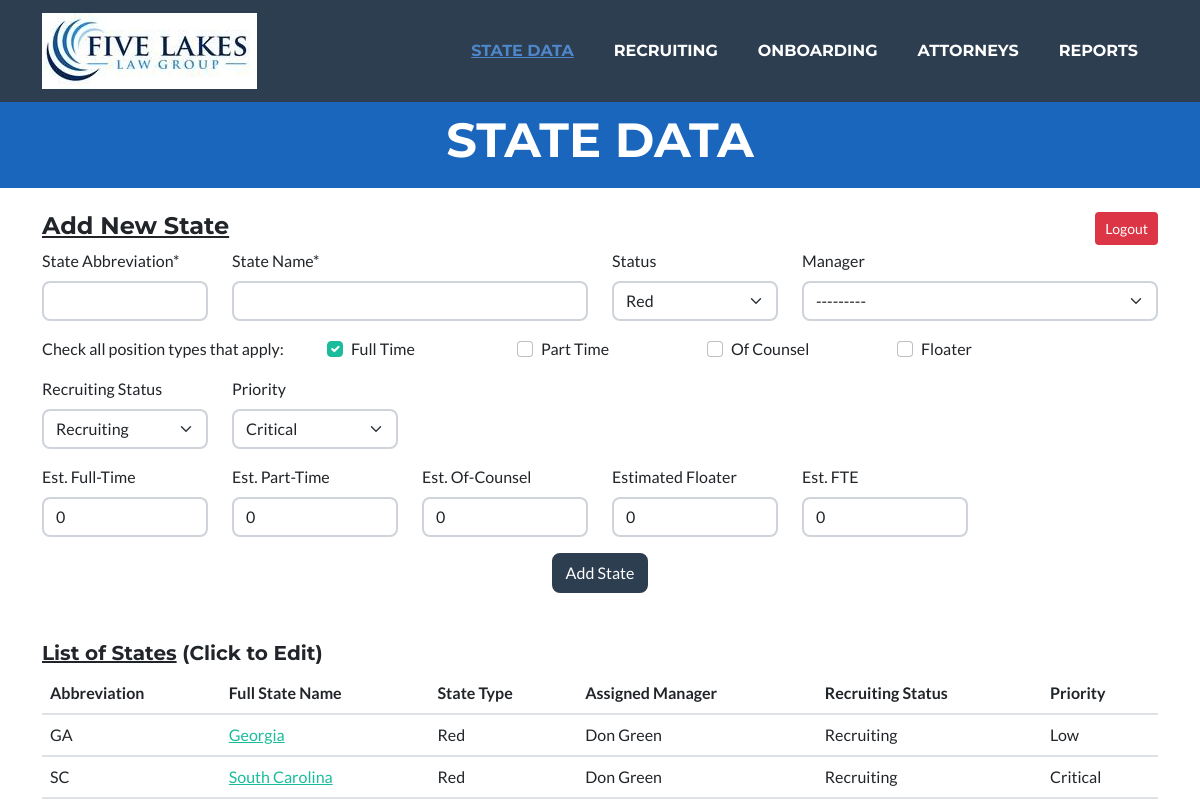
Page /states/add_states (signed in) on the earlier database version.
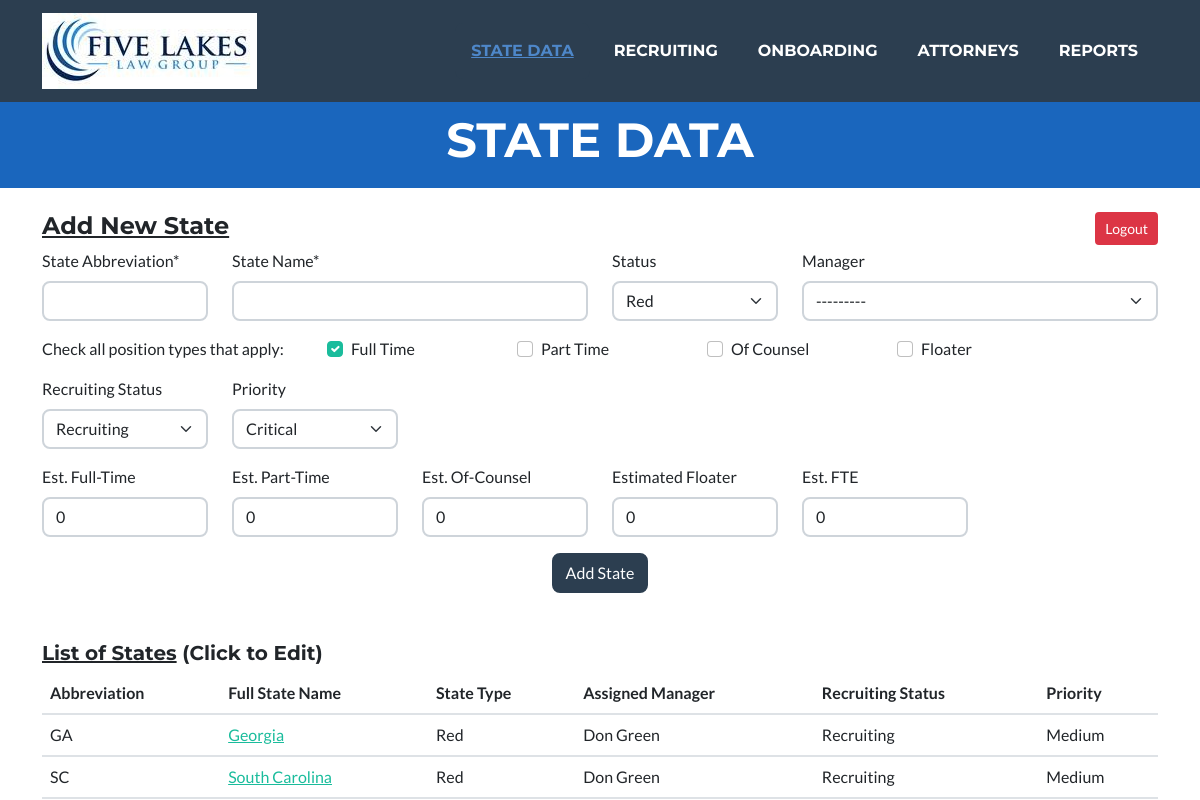
Same page on the later database version.
### states/models.py (models this page shows, shortened)
class State(models.Model):
    class Meta:
        verbose_name = "State Profile"
        verbose_name_plural = "State Profiles"
    STATE_STATUS = [
        ('Red', 'Red'),
        ('Green', 'Green'),
        ('Other', 'Other'),
        ('Inactive', 'Inactive'),
        ('Not in Network', 'Not in Network'),
    ]
    RECRUITING_STATUS_OPTIONS = [
        ('Recruiting', 'Recruiting'),
        ('Pending', 'Pending'),
        ('Staffed', 'Staffed'),
    ]
    PRIORITY_OPTIONS = [
        ('Critical', 'Critical'),
        ('High', 'High'),
        ('Medium', 'Medium'),
        ('Low', 'Low'),
        ('None', 'None'),
    ]
    MANAGERS_CHOICES = get_managers()
    id = models.AutoField(primary_key=True)
    state_abbrev = models.CharField("State Abbreviation", max_length=2, unique=True, null=True, blank=False)
    state_full = models.CharField("State Name", max_length=50, unique=True, null=True, blank=False)
    state_status = models.CharField("Status", max_length=25,
                                    choices=STATE_STATUS, default='Red', blank=True)
    manager = models.CharField("Manager", max_length=50,
                               choices=MANAGERS_CHOICES, null=True, blank=True)
    recruiting_status = models.CharField("Recruiting Status", max_length=25,
                                         choices=RECRUITING_STATUS_OPTIONS, default='Recruiting', blank=True)
    state_priority = models.CharField("Priority", max_length=25,
                                      choices=PRIORITY_OPTIONS, default='Critical', blank=True)
    full_time = models.BooleanField("Full Time", default=True)
    part_time = models.BooleanField("Part Time", default=False)
    of_counsel = models.BooleanField("Of Counsel", default=False)
    floater = models.BooleanField("Floater", default=False)
    FTE_est = models.IntegerField("Est. FTE", default=0, blank=True)
    full_time_est = models.IntegerField("Est. Full-Time", default=0, blank=True)
    part_time_est = models.IntegerField("Est. Part-Time", default=0, blank=True)
    of_counsel_est = models.IntegerField("Est. Of-Counsel", default=0, blank=True)
    floater_est = models.IntegerField("Estimated Floater", default=0, blank=True)

### states/views.py (the view)
# urls.py: path('add_states', views.add_states, name="add_states"),
@login_required(login_url=reverse_lazy('login'))
def add_states(request, search_state=None, search_manager=None, search_priority=None):
    context = {'title': 'State Data'}
    states = State.objects.order_by('state_abbrev')
    context.update({'states': states})
    if request.method == "POST":
        form = State_Form(request.POST)
        if form.is_valid():
            form.save()
        return HttpResponseRedirect(reverse_lazy('states'), context)
    else:  # GET
        stateForm = State_Form()
        states = State.objects.order_by('state_abbrev')
        context.update({'states': states})
        context.update({'stateForm': stateForm})
        return render(request, 'templates/states/add_states.html', context)

### FiveLakes/templates/states/add_states.html (shortened to what this page needs)
{% extends 'templates/index.html' %}
{% load crispy_forms_tags %}
{% load crispy_forms_filters %}
{% load static %}
{% block menu %}
<div class="collapse navbar-collapse" id="navbarResponsive">
    <ul class="navbar-nav ms-auto">
        <li class="nav-item mx-0 mx-lg-1"><a class="nav-link py-3 px-0 px-lg-3 rounded active" href="{% url 'states' %}">State Data</a></li>
        <li class="nav-item mx-0 mx-lg-1"><a class="nav-link py-3 px-0 px-lg-3 rounded" href="{% url 'recruiting' %}">Recruiting</a></li>
        <li class="nav-item mx-0 mx-lg-1"><a class="nav-link py-3 px-0 px-lg-3 rounded" href="{% url 'onboarding' %}">Onboarding</a></li>
        <li class="nav-item mx-0 mx-lg-1"><a class="nav-link py-3 px-0 px-lg-3 rounded" href="{% url 'attorneys' %}">Attorneys</a></li>
        <li class="nav-item mx-0 mx-lg-1"><a class="nav-link py-3 px-0 px-lg-3 rounded" href="#reports">Reports</a></li>
    </ul>
</div>
{% endblock menu %}
{% block header %}
<header class="masthead bg-primary text-white text-center">
    <div class="container d-flex align-items-center flex-column">
        <h4 class="masthead-heading text-uppercase mb-0">{{ title }}</h4>
    </div>
</header>
{% endblock header %}
{% block content %}
    <div class="container">
        <h4><u>Add New State</u></h4>
    </div>
    <div class="container">
      <form method="post">
        <div class="form-selection">
            {% crispy stateForm %}
        </div>
        <div style="text-align: center">
            <button type="submit" class="btn btn-secondary">Add State</button>
        </div>
      </form>
    </div>
    <br><br>
    <div class="container">
        <h5><u>List of States</u> (Click to Edit)</u></h5>
        <table class="table">
            <thead>
                <tr>
                    <th scope="col">Abbreviation</th>
                    <th scope="col">Full State Name</th>
                    <th scope="col">State Type</th>
                    <th scope="col">Assigned Manager</th>
                    <th scope="col">Recruiting Status</th>
                    <th scope="col">Priority</th>
                </tr>
            </thead>
            <tbody>
                {% for state in states %}
                <tr>
                    <td>{{ state.state_abbrev }}</td>
                    <td><a href="edit_state/{{ state.state_abbrev }}">{{ state.state_full}}</a></td>
                    <td>{{state.state_status}}</td>
                    <td>{{ state.manager}}</td>
                    <td>{{ state.recruiting_status}}</td>
                    <td>{{ state.state_priority}}</td>
                </tr>
                {% endfor %}
            </tbody>
        </table>
    </div>
{% endblock content %}

Differences in the rows shown:
changed State "GA": state_priority "Low" → "Medium"
changed State "SC": state_priority "Critical" → "Medium"
